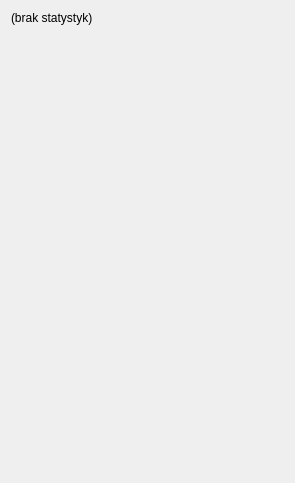
<?xml version="1.0" encoding="UTF-8"?>
<ui version="4.0">
 <class>StatisticsDialog</class>
 <widget class="QDialog" name="StatisticsDialog">
  <property name="geometry">
   <rect>
    <x>0</x>
    <y>0</y>
    <width>295</width>
    <height>483</height>
   </rect>
  </property>
  <property name="windowTitle">
   <string>Statystyki</string>
  </property>
  <layout class="QVBoxLayout" name="verticalLayout">
   <item>
    <widget class="QLabel" name="statLabel">
     <property name="text">
      <string>(brak statystyk)</string>
     </property>
     <property name="alignment">
      <set>Qt::AlignLeading|Qt::AlignLeft|Qt::AlignTop</set>
     </property>
     <property name="wordWrap">
      <bool>true</bool>
     </property>
    </widget>
   </item>
  </layout>
 </widget>
 <layoutdefault spacing="6" margin="11"/>
 <resources/>
 <connections/>
</ui>
